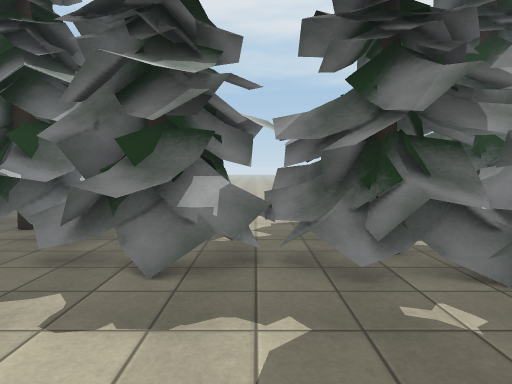
view 1 (above)

24 first-person views from a walk through a Unity game level. The camera is 1.5 m above the floor, tilts 4° down and sees 75° across. Doors are open. The floor is counted in squares, 1 m on a side. Each view is taken from the middle of a square. On the plan, view 1 faces up. The plan holds only what a view shows up to about 15 squares ahead; the rest is blank. The place goes on beyond the plan. Some surface patterns are stand-ins.

view 2
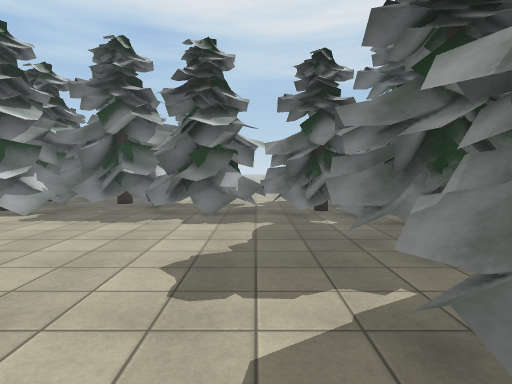

view 3
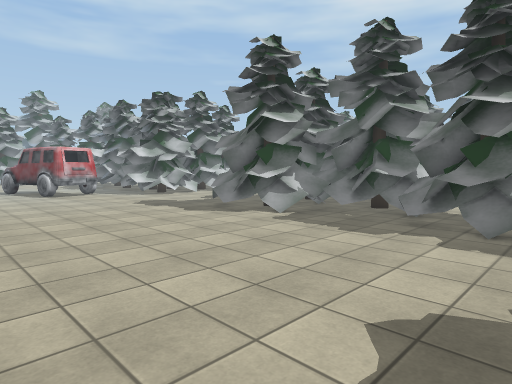

view 4
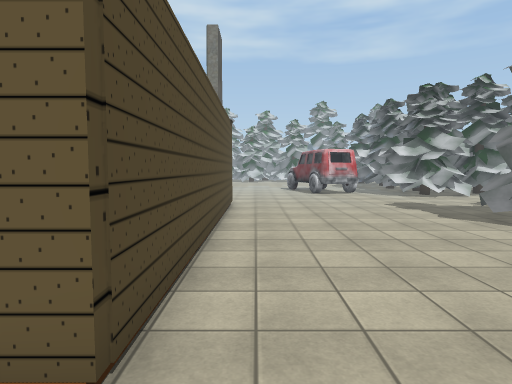

view 5
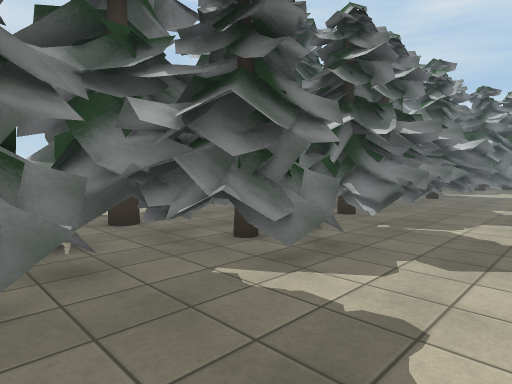

view 6
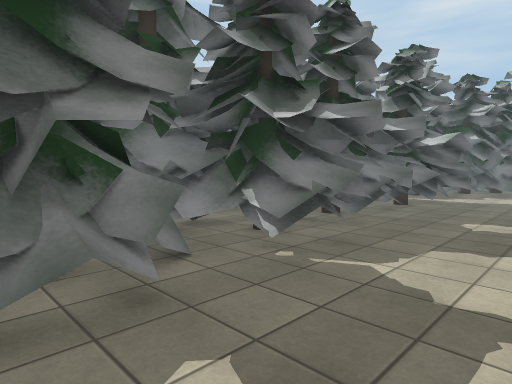

view 7
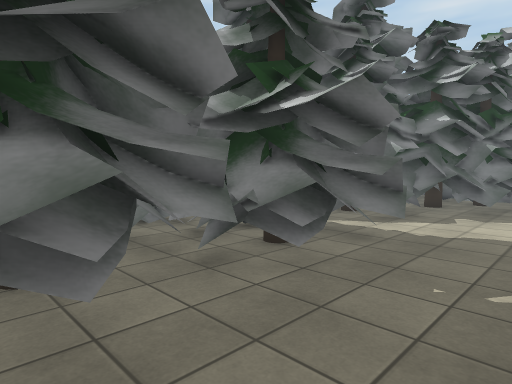

view 8
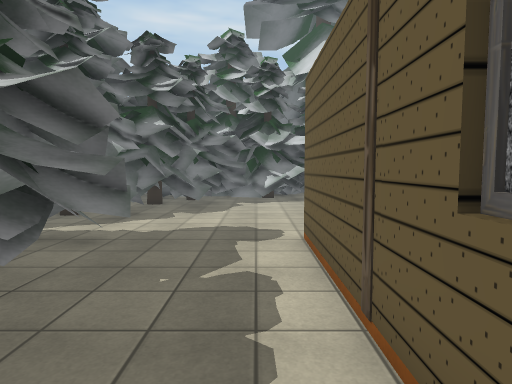

view 9
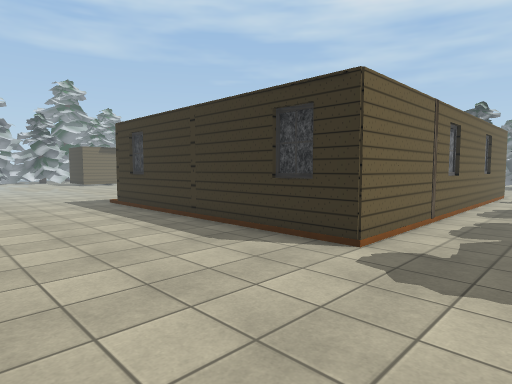

view 10
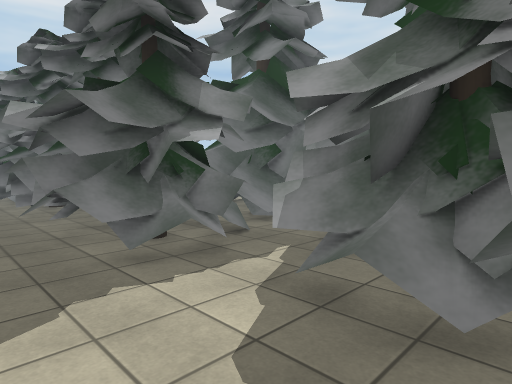

view 11
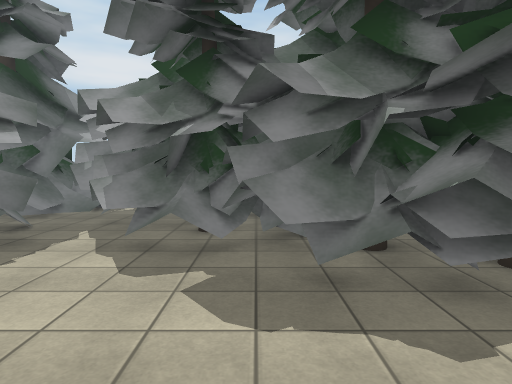

view 12
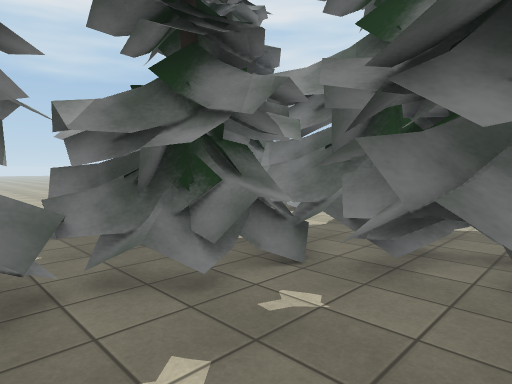

view 13
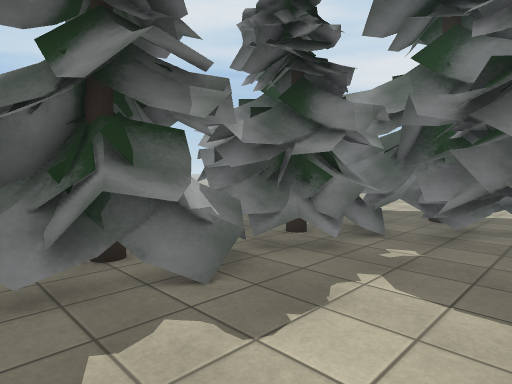

view 14
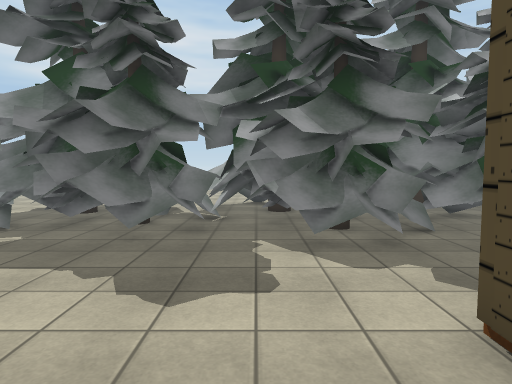

view 15
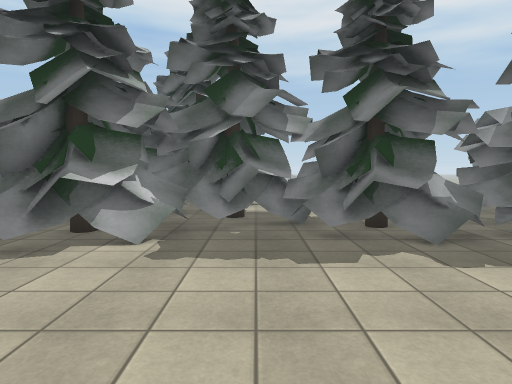

view 16
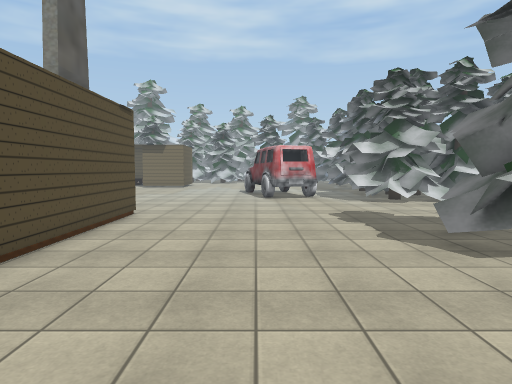

view 17
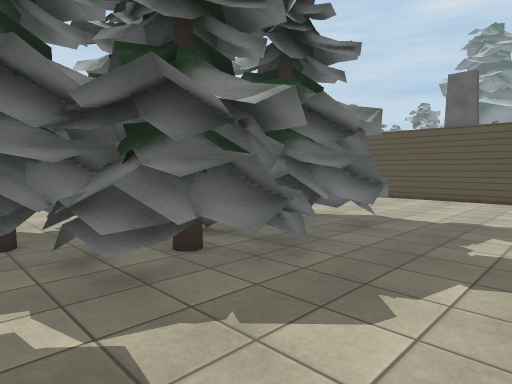

view 18
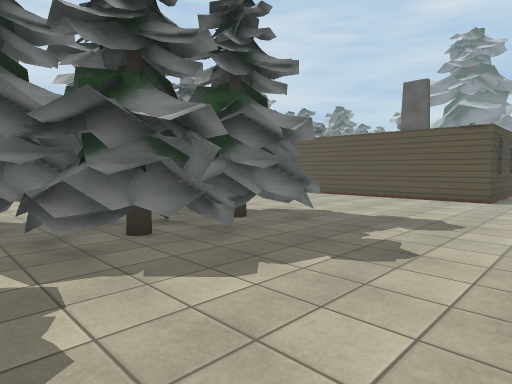

view 19
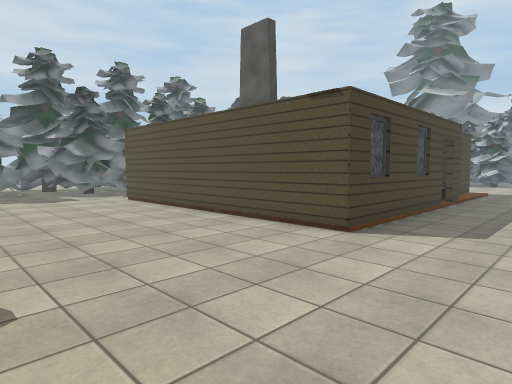

view 20
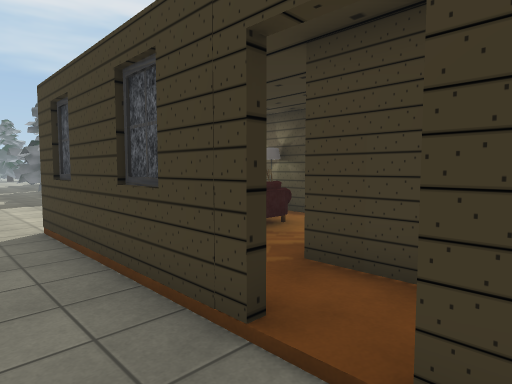

view 21
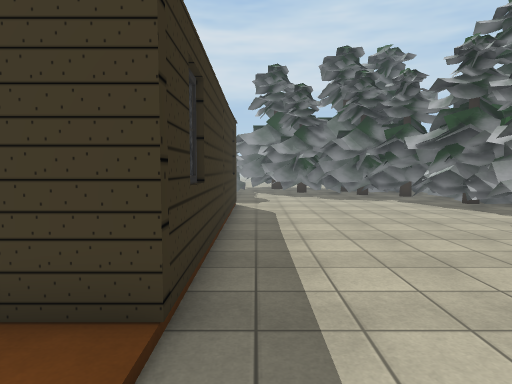

view 22
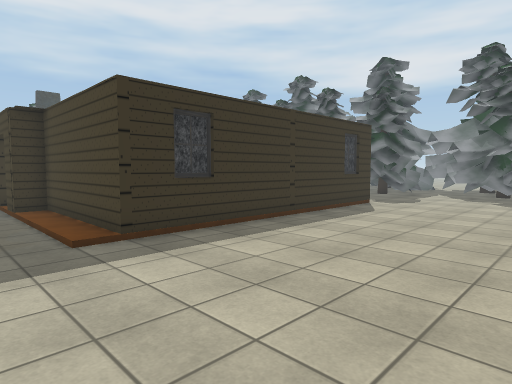

view 23
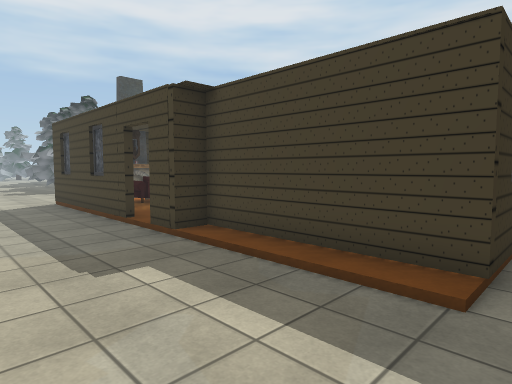

view 24
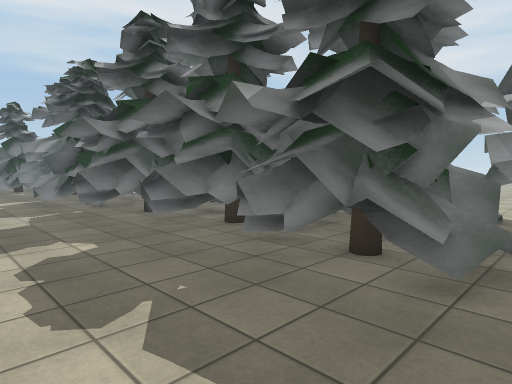

### Floor plan
Key: @ floor where view 1 was taken; # wall or solid block; . main floor; : floor 0.25 m higher than the main floor; + floor 0.5 m higher than the main floor; / step, stairs or slope; D open door; = window, fence, low wall or low ledge; O other object.
Columns run from 18 left of view 1 to 12 right of it. Each row starts with its distance up from view 1.
 13  . ..... OO            OO
 12 O  .....OOOO          OOOOO
 11 O ....OOOOOOO ...     OOOOOO
 10 O.....OOO OOOOO..    .. OOOO
  9 O.....OOOOOOOOO   ....   OOO
  8 O......OOOO OOOO OOO       ..
  7 OO.....OOOOOOOOOOOOOOOOOOO...
  6 O.....OOOOOO.OOOOOOOOOOOOO
  5  ......OOOOO...OOO.OOOOOOOO
  4 ........OOO.........OOOOOO
  3 ....................OOOOOO
  2 ....................OOOO
  1 ....................OOOO
  0 ..................@..OOOOO
 -1 ......................OOOO
 -2 ....................OOOOOOOO/
 -3 ....................OOOOOOO O
 -4 ....#############...OOOO OO
 -5 ....#OO O       #...OOOO OO
 -6  ...#     O     #....OO  OO
 -7  ...# O O #     #....OOOOOOO
 -8  ...# O OO      #...OOOOOOOO
 -9  ...# :::       #...OOOOOOOO
-10  ...###         #..OOOOOOOO
-11  ...D=#         #...OOO
-12  ...D##         #...OOOO   OO
-13  ...O           #...OOOOO OOO
-14  .../           #...OOOO  OOOO
-15  .../           #....OOO OOOOOO
-16 ..../#          #...OOOO OOOOOO
-17 ..../#          #..OOOOO.O+OOOO
-18  .../#          #...OOOO.OOO.O.
-19   ../###  # ### #...OOOOOOOO
-20 . ......................OOOO
-21   ....................OOO OO
-22   ...................OOOO O
-23   ...................OOOO
-24    .................OOOOO O
-25     ................OOOO OOO
-26   .  ..  .O........OOOOO

Where each view was taken, in squares from view 1:
view 1: 0 up, 0 right, facing up
view 2: 6 down, 0 right, facing up
view 3: 4 down, 0 right, facing up-left
view 4: 3 down, 0 right, facing left
view 5: 1 up, 2 left, facing down-right
view 6: 3 down, 2 left, facing down-right
view 7: 12 down, 1 left, facing down-right
view 8: 12 down, 1 left, facing down
view 9: 25 down, 1 right, facing up-left
view 10: 24 down, 0 right, facing up-right
view 11: 24 down, 3 left, facing right
view 12: 1 up, 1 left, facing up-right
view 13: 1 up, 4 left, facing up-right
view 14: 2 down, 5 left, facing right
view 15: 2 down, 5 left, facing up
view 16: 0 up, 3 left, facing left
view 17: 13 up, 15 left, facing down-right
view 18: 13 up, 17 left, facing down-right
view 19: 3 up, 18 left, facing down-right
view 20: 13 down, 16 left, facing up-right
view 21: 20 down, 16 left, facing right
view 22: 26 down, 16 left, facing up-right
view 23: 20 down, 18 left, facing up-right
view 24: 20 down, 2 left, facing up-right
